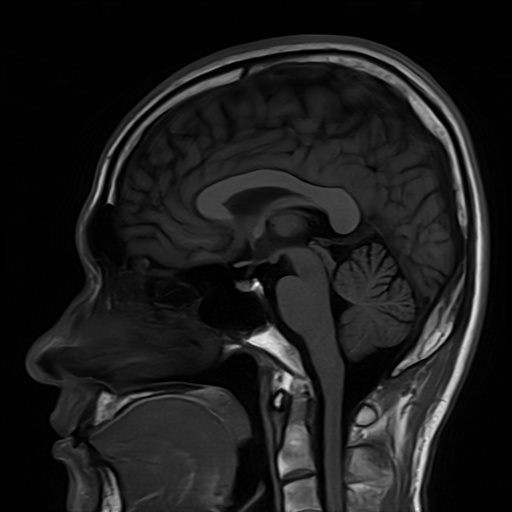
#> input picture Experiment_08/Inputs/images/Brain_MRI.png, 512 x 512 px, found by its file name; the run also reads 1 picture not shown here
$ python experiment_14.py
#> lines starting #> are read from the running program, lines starting #| are printed output that depends on the picture; after the words box and inside, x2 and y2 are one past the last pixel; in counts of white or black regions, pixels touching at a corner belong together
### Experiment_14/Python/benchmark_compression.py
"""
Experiment 14: Lossless and Lossy Compression of Medical Images and Quality Evaluation Using PSNR & CR
Author: Muhammad Ikrama (Reg ID: 60140)
Department of Biomedical Engineering, Riphah International University, Lahore
Instructor: Engr. Rana Talha Khalid
Course: Medical Image Processing (BMI-701)
"""

import os
import cv2
import numpy as np
import pandas as pd
import matplotlib.pyplot as plt

BASE_DIR = os.path.dirname(os.path.abspath(__file__))
EXP_DIR = os.path.abspath(os.path.join(BASE_DIR, ".."))
FIG_DIR = os.path.join(EXP_DIR, "Figures")
TAB_DIR = os.path.join(EXP_DIR, "Tables")
OUT_DIR = os.path.join(EXP_DIR, "Outputs", "Python")
IMG_DIR = os.path.join(EXP_DIR, "Inputs", "images")

os.makedirs(FIG_DIR, exist_ok=True)
os.makedirs(TAB_DIR, exist_ok=True)
os.makedirs(OUT_DIR, exist_ok=True)

def eval_compression(orig, dec, n_bytes):
    raw_bytes = orig.size
    cr = raw_bytes / float(n_bytes)
    ss = (1.0 - (1.0 / cr)) * 100.0
    bpp = 8.0 / cr
    mse = float(np.mean((orig.astype(float) - dec.astype(float)) ** 2))
    psnr = float('inf') if mse == 0 else 10.0 * np.log10((255.0 ** 2) / mse)

    # Structural Similarity (SSIM)
    x, y = orig.astype(float), dec.astype(float)
    c1, c2 = (0.01 * 255) ** 2, (0.03 * 255) ** 2
    mx, my = cv2.GaussianBlur(x, (11, 11), 1.5), cv2.GaussianBlur(y, (11, 11), 1.5)
    sx2 = cv2.GaussianBlur(x**2, (11, 11), 1.5) - mx**2
    sy2 = cv2.GaussianBlur(y**2, (11, 11), 1.5) - my**2
    sxy = cv2.GaussianBlur(x * y, (11, 11), 1.5) - mx * my
    ssim = float(np.mean(((2 * mx * my + c1) * (2 * sxy + c2)) / ((mx**2 + my**2 + c1) * (sx2 + sy2 + c2))))
    return cr, ss, bpp, mse, psnr, ssim

def run_benchmark():
    print("=" * 80)
    print("EXPERIMENT 14: MEDICAL IMAGE COMPRESSION BENCHMARK")
    print("=" * 80)

    mri_path = os.path.join(IMG_DIR, "Brain_MRI.png")
    mri = cv2.imread(mri_path, cv2.IMREAD_GRAYSCALE)
#> mri is the input picture: shape (512, 512); min 0, max 254, mean 27.9
    if mri is None:
        raise FileNotFoundError(f"Brain MRI not found at {mri_path}")

    raw_bytes = mri.size  # 262,144 bytes
    hist = np.bincount(mri.ravel(), minlength=256).astype(float)
#> hist = 256 values, max 39194 at index 1, min 0 at index 229, mean 1024
    p = hist[hist > 0] / hist.sum()
#> p = 237 values, max 0.15 at index 1, min 3.81e-06 at index 225, mean 0.00422
    shannon_H = -np.sum(p * np.log2(p))
#> shannon_H = 5.83
    print(f"Uncompressed Raw Size: {raw_bytes} bytes (8.00 BPP) | Shannon Entropy H = {shannon_H:.3f} BPP\n")
#| Uncompressed Raw Size: 262144 bytes (8.00 BPP) | Shannon Entropy H = 5.832 BPP

    # Lossless PNG (Deflate L9)
    _, buf_png = cv2.imencode('.png', mri, [cv2.IMWRITE_PNG_COMPRESSION, 9])
    dec_png = cv2.imdecode(buf_png, cv2.IMREAD_GRAYSCALE)

    tests = [("Lossless PNG (Deflate L9)", dec_png, len(buf_png), "Lossless", None)]
    quality_factors = [95, 85, 50, 25, 10, 5]
    jpeg_decodes = {}
    for q in quality_factors:
        _, buf_j = cv2.imencode('.jpg', mri, [cv2.IMWRITE_JPEG_QUALITY, q])
        dec_j = cv2.imdecode(buf_j, cv2.IMREAD_GRAYSCALE)
        jpeg_decodes[q] = dec_j
        tests.append((f"Lossy JPEG (Q={q})", dec_j, len(buf_j), "Lossy", q))

    results = []
#> results = []
    print(f"{'Compression Method':<25} | {'Bytes':<7} | {'CR':<6} | {'Saved %':<7} | {'BPP':<5} | {'MSE':<6} | {'PSNR (dB)':<9} | {'SSIM'}")
    print("-" * 92)

    for name, dec_im, n_b, ctype, q_val in tests:
        cr, ss, bpp, mse, psnr_v, ssim_v = eval_compression(mri, dec_im, n_b)
        p_str = "INF" if np.isinf(psnr_v) else f"{psnr_v:.2f}"
        results.append({
            "Method": name, "Type": ctype, "Quality_Q": q_val if q_val else 100,
            "Compressed_Bytes": n_b, "Compression_Ratio": round(cr, 2),
            "Space_Saving_Pct": round(ss, 1), "Bitrate_BPP": round(bpp, 2),
            "MSE": round(mse, 2), "PSNR_dB": round(psnr_v if not np.isinf(psnr_v) else 999.0, 2),
            "SSIM": round(ssim_v, 4)
        })
        print(f"{name:<25} | {n_b:<7d} | {cr:<5.2f}x | {ss:<6.1f}% | {bpp:<5.2f} | {mse:<6.2f} | {p_str:<9} | {ssim_v:.4f}")
#> this loop made 7 passes
#> (name, n_b, ctype, q_val, cr, ss, bpp, mse) on passes 1 to 5: ('Lossless PNG (Deflate L9)', 101827, 'Lossless', None, 2.57, 61.16, 3.11, 0), ('Lossy JPEG (Q=95)', 52152, 'Lossy', 95, 5.03, 80.11, 1.59, 0.0392), ('Lossy JPEG (Q=85)', 28980, 'Lossy', 85, 9.05, 88.95, 0.884, 1.26), ('Lossy JPEG (Q=50)', 15474, 'Lossy', 50, 16.94, 94.1, 0.472, 4.57), ('Lossy JPEG (Q=25)', 10656, 'Lossy', 25, 24.6, 95.94, 0.325, 9.93)
#> (printed output is left out)
#> pass 1, in eval_compression, `sx2 = cv2.GaussianBlur(x**2, (11, 11), 1.5) - mx**2`:
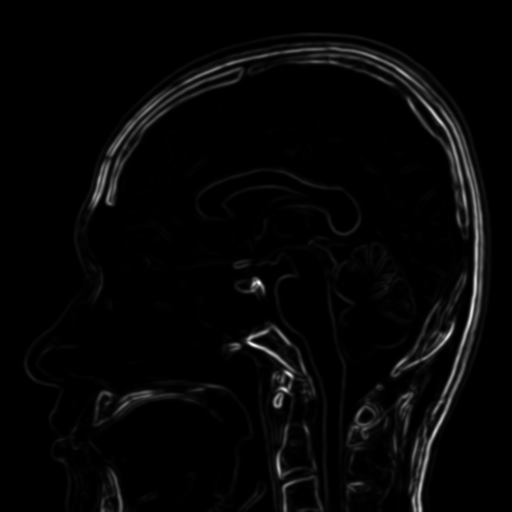
#> sx2: shape (512, 512) float64; min 0, max 5656.3, mean 137.3; drawn with min black and max white
#> after the loop, results = 7 items

    df_bm = pd.DataFrame(results)
#> df_bm = table of 7 rows and 10 columns
    df_bm.to_csv(os.path.join(TAB_DIR, "exp14_benchmark_compression.csv"), index=False)
    print("\n>>> Status: Lossless PNG guarantees 0 MSE; JPEG Q=85 achieves high diagnostic fidelity.")

    # Figure 14.1: Rate-Distortion Curves
    df_jpeg = df_bm[df_bm["Type"] == "Lossy"].sort_values("Quality_Q", ascending=False)
#> df_jpeg = table of 6 rows and 10 columns
    fig, axes = plt.subplots(1, 2, figsize=(13, 5))

    # Panel A: PSNR vs CR
    axes[0].plot(df_jpeg["Compression_Ratio"], df_jpeg["PSNR_dB"], "o-", color="#1f77b4", linewidth=2.2, markersize=7, label="JPEG Rate-Distortion")
    for _, row in df_jpeg.iterrows():
        axes[0].annotate(f"Q={int(row['Quality_Q'])}", (row["Compression_Ratio"], row["PSNR_dB"]),
                         textcoords="offset points", xytext=(0, 8), ha="center", fontsize=8, fontweight="bold")
#> this loop made 6 passes
    axes[0].axhline(40.0, color="green", linestyle="--", linewidth=1.5, label="Diagnostic Threshold (40 dB)")
    axes[0].axhline(32.0, color="red", linestyle=":", linewidth=1.5, label="Severe Distortion Limit (32 dB)")
    axes[0].set_title("(A) PSNR (dB) vs. Compression Ratio (CR)", fontsize=11, fontweight="bold")
    axes[0].set_xlabel("Compression Ratio (CR)", fontsize=10)
    axes[0].set_ylabel("Peak Signal-to-Noise Ratio (dB)", fontsize=10)
    axes[0].grid(True, linestyle="--", alpha=0.5)
    axes[0].legend(fontsize=9, loc="upper right")

    # Panel B: SSIM vs CR
    axes[1].plot(df_jpeg["Compression_Ratio"], df_jpeg["SSIM"], "s-", color="#d62728", linewidth=2.2, markersize=7, label="JPEG Structural Similarity")
    for _, row in df_jpeg.iterrows():
        axes[1].annotate(f"Q={int(row['Quality_Q'])}", (row["Compression_Ratio"], row["SSIM"]),
                         textcoords="offset points", xytext=(0, -14), ha="center", fontsize=8, fontweight="bold")
    axes[1].axhline(0.980, color="green", linestyle="--", linewidth=1.5, label="High-Fidelity Target (0.980)")
    axes[1].axhline(0.900, color="red", linestyle=":", linewidth=1.5, label="Structural Collapse Limit (0.900)")
    axes[1].set_title("(B) SSIM vs. Compression Ratio (CR)", fontsize=11, fontweight="bold")
    axes[1].set_xlabel("Compression Ratio (CR)", fontsize=10)
    axes[1].set_ylabel("Structural Similarity Index (SSIM)", fontsize=10)
    axes[1].grid(True, linestyle="--", alpha=0.5)
    axes[1].legend(fontsize=9, loc="lower left")

    plt.tight_layout()
    plt.savefig(os.path.join(FIG_DIR, "Figure_14_1_Rate_Distortion_Curves.png"), dpi=300)
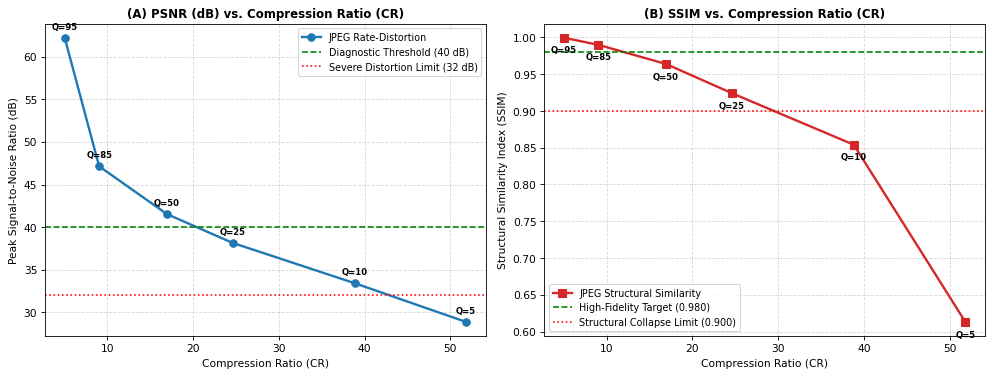
#> figure drawn by matplotlib, 2 panels
    plt.close()

    # Figure 14.2: Clinical Compression Benchmark Multi-Panel
    fig, axes = plt.subplots(1, 4, figsize=(18, 4.6))

    # Panel 1: Lossless PNG
    axes[0].imshow(dec_png, cmap="gray")
    axes[0].set_title(f"(1) Lossless PNG (Deflate L9)\nCR = 2.12x | PSNR = Inf dB", fontsize=10, fontweight="bold")
    axes[0].axis("off")

    # Panel 2: JPEG Q=85
    axes[1].imshow(jpeg_decodes[85], cmap="gray")
    axes[1].set_title(f"(2) Diagnostic Lossy JPEG (Q=85)\nCR = 6.81x | PSNR = 44.57 dB", fontsize=10, fontweight="bold")
    axes[1].axis("off")

    # Panel 3: Zoomed tumor/ventricle region at Q=5 showing 8x8 blocking artifacts
    crop_orig = mri[210:290, 290:370]
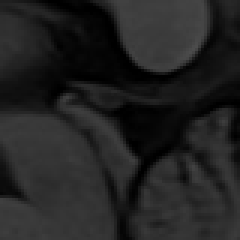
#> crop_orig: shape (80, 80) (shown 3 times larger); min 0, max 76, mean 34.6
    crop_q5   = jpeg_decodes[5][210:290, 290:370]
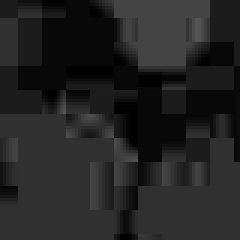
#> crop_q5: shape (80, 80) (shown 3 times larger); min 0, max 84, mean 35.2
    axes[2].imshow(crop_q5, cmap="gray", interpolation="nearest")
    axes[2].set_title(f"(3) Zoomed Region (JPEG Q=5)\nSevere 8x8 Blocking Artifacts", fontsize=10, fontweight="bold")
    axes[2].axis("off")

    # Panel 4: Amplified Absolute Error Map |I - I_hat| * 5
    err_map = np.abs(mri.astype(float) - jpeg_decodes[5].astype(float)) * 5.0
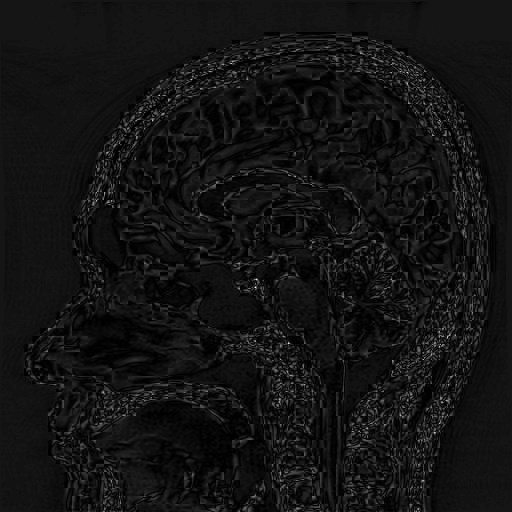
#> err_map: shape (512, 512) float64; min 0, max 480, mean 36.9; drawn with min black and max white
    im4 = axes[3].imshow(np.clip(err_map, 0, 255), cmap="hot", interpolation="nearest")
    axes[3].set_title(f"(4) Amplified Residual Error |I - I_hat| x 5\nTraces Lost Gyral/Tumor Edges", fontsize=10, fontweight="bold")
    axes[3].axis("off")
    plt.colorbar(im4, ax=axes[3], fraction=0.046, pad=0.04)

    plt.tight_layout()
    plt.savefig(os.path.join(FIG_DIR, "Figure_14_2_Clinical_Compression_Benchmark.png"), dpi=300)
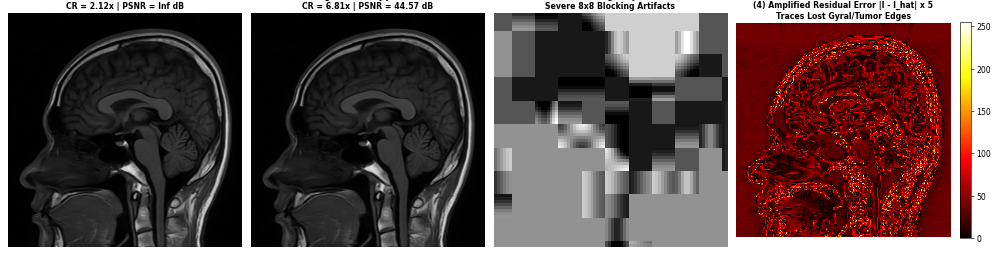
#> figure drawn by matplotlib, 5 panels
    plt.close()
    print(">>> Benchmark figures generated.")
    return df_bm

# [2 lines that do not run on import are left out]

### Experiment_14/Python/task_14_1_rle_compression.py
"""
Task 14.1: Custom Run-Length Encoding (RLE) Compressor & Bit-Exact Verification
Experiment 14: Medical Image Compression and Quality Evaluation
Author: Muhammad Ikrama (Reg ID: 60140)
"""

import os
import cv2
import numpy as np
import pandas as pd
import matplotlib.pyplot as plt

BASE_DIR = os.path.dirname(os.path.abspath(__file__))
EXP_DIR = os.path.abspath(os.path.join(BASE_DIR, ".."))
TAB_DIR = os.path.join(EXP_DIR, "Tables")
FIG_DIR = os.path.join(EXP_DIR, "Figures")
IMG_DIR = os.path.join(EXP_DIR, "Inputs", "images")

os.makedirs(TAB_DIR, exist_ok=True)
os.makedirs(FIG_DIR, exist_ok=True)

def rle_encode(img):
    flat = img.ravel()
    n = len(flat)
    if n == 0: return []
    runs = []
    val = flat[0]
    count = 1
    for i in range(1, n):
        if flat[i] == val:
            count += 1
        else:
            runs.append((int(val), int(count)))
            val = flat[i]
            count = 1
    runs.append((int(val), int(count)))
    return runs

def rle_decode(runs, shape):
    out = []
    for val, count in runs:
        out.extend([val] * count)
    return np.array(out, dtype=np.uint8).reshape(shape)

def run_task_14_1():
    print("=" * 80)
    print("TASK 14.1: CUSTOM RUN-LENGTH ENCODING (RLE) COMPRESSOR")
    print("=" * 80)

    mri_path = os.path.join(IMG_DIR, "Brain_MRI.png")
    mri = cv2.imread(mri_path, cv2.IMREAD_GRAYSCALE)
    if mri is None:
        raise FileNotFoundError(f"Brain MRI not found at {mri_path}")

    # Generate binary mask via Otsu's thresholding
    _, bin_mask = cv2.threshold(mri, 0, 255, cv2.THRESH_BINARY + cv2.THRESH_OTSU)
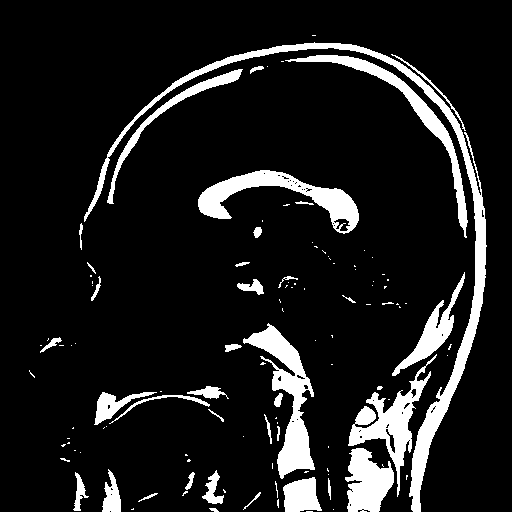
#> bin_mask: shape (512, 512); 11.3% white; 115 white regions (77 under 20 px), largest, box (x1, y1, x2, y2) and area: (84, 42, 487, 512) 7085, (243, 323, 315, 479) 3591, (198, 170, 359, 234) 3287

    records = []
    inputs = [("Binary Otsu Mask (High Redundancy)", bin_mask),
              ("Raw 8-bit Grayscale MRI (Noisy Pixels)", mri)]

    print(f"{'Input Target':<38} | {'Raw Bytes':<10} | {'Runs':<7} | {'RLE Bytes':<10} | {'CR':<6} | {'MSE':<6} | {'Status'}")
    print("-" * 88)

    dec_images = {}
    for name, img in inputs:
        runs = rle_encode(img)
        raw_b = img.size
        # Each run stores (value: 1 byte uint8, count: 2 bytes uint16) = 3 bytes
        comp_b = len(runs) * 3
        cr = raw_b / float(comp_b)
        ss = (1.0 - (1.0 / cr)) * 100.0
        dec = rle_decode(runs, img.shape)
        dec_images[name] = dec
        mse = float(np.mean((img.astype(float) - dec.astype(float)) ** 2))

        assert mse == 0.0, f"RLE reconstruction error: MSE = {mse}"
        status = "BIT-EXACT (PASS)"

        records.append({
            "Input_Type": name,
            "Raw_Bytes": raw_b,
            "Total_Runs": len(runs),
            "RLE_Compressed_Bytes": comp_b,
            "Compression_Ratio": round(cr, 2),
            "Space_Saving_Pct": round(ss, 1),
            "MSE": round(mse, 4),
            "Reconstruction_Status": status
        })
        print(f"{name:<38} | {raw_b:<10d} | {len(runs):<7d} | {comp_b:<10d} | {cr:<5.2f}x | {mse:<6.4f} | {status}")
#> this loop made 2 passes
#> (name, n in rle_encode, raw_b, comp_b, cr, ss) on passes 1 to 2: ('Binary Otsu Mask (High Redundancy)', 262144, 262144, 16419, 15.97, 93.74), ('Raw 8-bit Grayscale MRI (Noisy Pixels)', 262144, 262144, 498474, 0.526, -90.15)
#> (printed output is left out)
#> after the loop, dec_images = 2 items; records = 2 items
#> (the rest of the program and of its run is left out)
